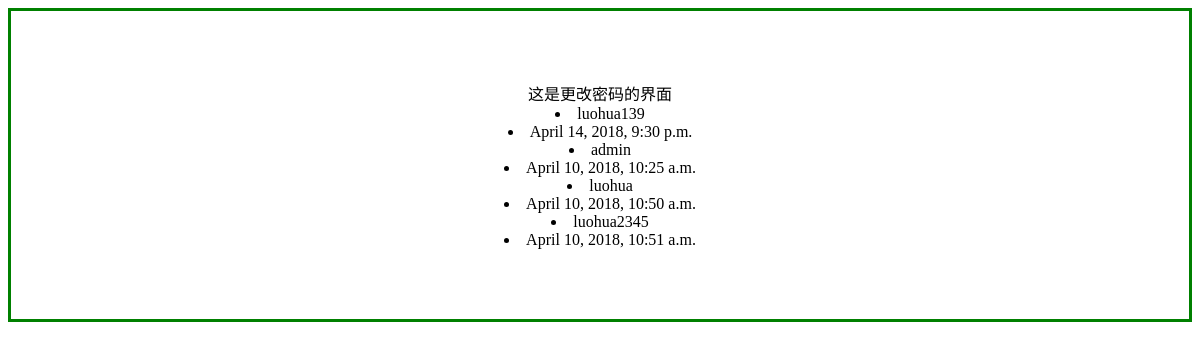
The app's page /learn/changpass/, older data.
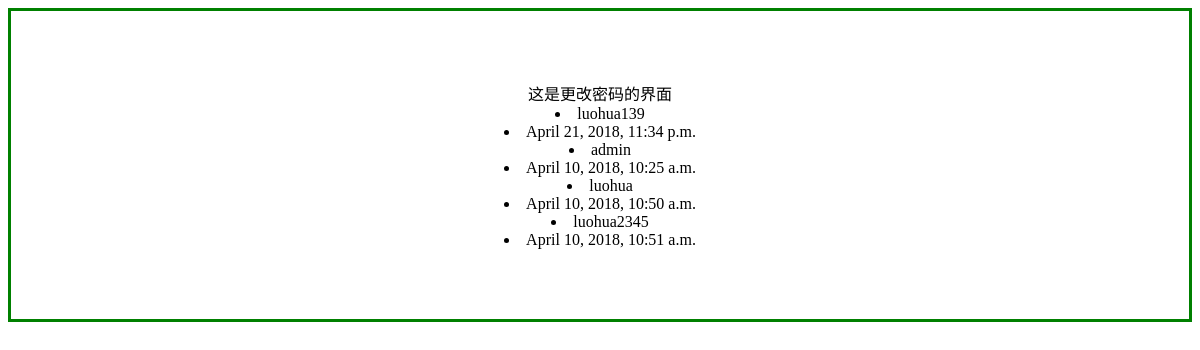
The same page, newer data.
### learn/models.py (models this page shows)
class User(models.Model):
    TYPE_CHIOCE = (
     ('0','commuser'),
     ('1','admin'),
     ('2','superadmin'),
    )
    username = models.CharField(max_length=30)
    password = models.CharField(max_length=50)
    last_login = models.DateTimeField(blank=True)
    user_priority=models.IntegerField(default=0)
    email = models.CharField(max_length=64,default='000')
    def __unicode__(self):
        return self.username

### learn/views.py (the view)
def changpass(request):
   users = User.objects.all()
   for u in (users):
    print (u)
    return render(request,"changpass.html",{'users':users})

### learn/templates/changpass.html (shortened to what this page needs)
<!DOCTYPE html>
<html>
<head lang="en">
</head>
<body>
<div class="center">
    这是更改密码的界面
    {% for user in users %}
        <li>{{ user.username}}</li>
        <li>{{ user.last_login}}</li>
    {% endfor %}
    </div>
</body>
</html>

Row changes from the older to the newer data that the page shows:
changed User "luohua139": last_login "April 14, 2018, 9:30 p.m." → "April 21, 2018, 11:34 p.m."
